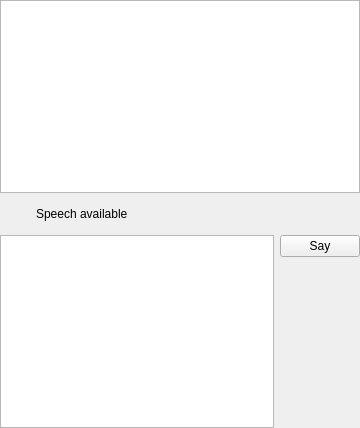
<?xml version="1.0" encoding="UTF-8"?>
<ui version="4.0">
 <class>SpeechControlWidget</class>
 <widget class="QWidget" name="SpeechControlWidget">
  <property name="geometry">
   <rect>
    <x>0</x>
    <y>0</y>
    <width>360</width>
    <height>428</height>
   </rect>
  </property>
  <property name="sizePolicy">
   <sizepolicy hsizetype="Minimum" vsizetype="Minimum">
    <horstretch>0</horstretch>
    <verstretch>0</verstretch>
   </sizepolicy>
  </property>
  <property name="windowTitle">
   <string>Form</string>
  </property>
  <layout class="QGridLayout" name="gridLayout">
   <property name="leftMargin">
    <number>0</number>
   </property>
   <property name="topMargin">
    <number>0</number>
   </property>
   <property name="rightMargin">
    <number>0</number>
   </property>
   <property name="bottomMargin">
    <number>0</number>
   </property>
   <item row="2" column="0" colspan="2">
    <layout class="QHBoxLayout" name="horizontalLayout">
     <item>
      <widget class="LightWidget" name="widgetVoiceEnabledStatus" native="true">
       <property name="sizePolicy">
        <sizepolicy hsizetype="Minimum" vsizetype="Minimum">
         <horstretch>0</horstretch>
         <verstretch>0</verstretch>
        </sizepolicy>
       </property>
       <property name="minimumSize">
        <size>
         <width>30</width>
         <height>30</height>
        </size>
       </property>
      </widget>
     </item>
     <item>
      <widget class="QLabel" name="label">
       <property name="sizePolicy">
        <sizepolicy hsizetype="Expanding" vsizetype="Minimum">
         <horstretch>0</horstretch>
         <verstretch>0</verstretch>
        </sizepolicy>
       </property>
       <property name="text">
        <string>Speech available</string>
       </property>
      </widget>
     </item>
    </layout>
   </item>
   <item row="1" column="0" colspan="2">
    <widget class="LogWidget" name="logScrollHistory">
     <property name="sizePolicy">
      <sizepolicy hsizetype="Minimum" vsizetype="Expanding">
       <horstretch>0</horstretch>
       <verstretch>0</verstretch>
      </sizepolicy>
     </property>
    </widget>
   </item>
   <item row="3" column="1">
    <layout class="QVBoxLayout" name="verticalLayout">
     <item>
      <widget class="QPushButton" name="pushButtonSay">
       <property name="sizePolicy">
        <sizepolicy hsizetype="Minimum" vsizetype="Minimum">
         <horstretch>0</horstretch>
         <verstretch>0</verstretch>
        </sizepolicy>
       </property>
       <property name="text">
        <string>Say</string>
       </property>
      </widget>
     </item>
     <item>
      <spacer name="verticalSpacer">
       <property name="orientation">
        <enum>Qt::Vertical</enum>
       </property>
       <property name="sizeHint" stdset="0">
        <size>
         <width>20</width>
         <height>40</height>
        </size>
       </property>
      </spacer>
     </item>
    </layout>
   </item>
   <item row="3" column="0">
    <widget class="QPlainTextEdit" name="plainTextEditSpeechText">
     <property name="sizePolicy">
      <sizepolicy hsizetype="Expanding" vsizetype="Minimum">
       <horstretch>0</horstretch>
       <verstretch>0</verstretch>
      </sizepolicy>
     </property>
    </widget>
   </item>
  </layout>
 </widget>
 <customwidgets>
  <customwidget>
   <class>LogWidget</class>
   <extends>QPlainTextEdit</extends>
   <header location="global">widgets/LogWidget.hpp</header>
  </customwidget>
  <customwidget>
   <class>LightWidget</class>
   <extends>QWidget</extends>
   <header location="global">widgets/LightWidget.hpp</header>
   <container>1</container>
  </customwidget>
 </customwidgets>
 <resources/>
 <connections/>
</ui>
